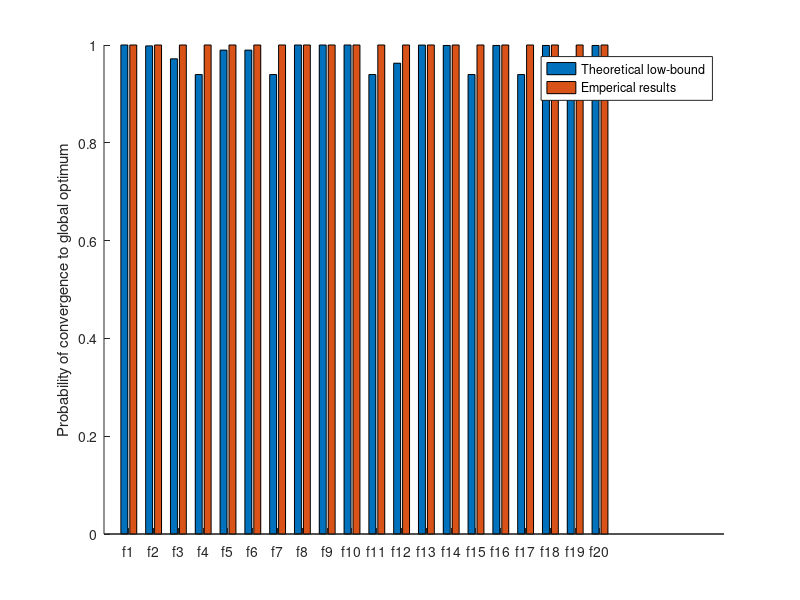

The MATLAB source for this figure:
close all
se1 = [15	20	4.91165049884953e-14	16	2;
50 200	1.36403148198268e-13	4	2;
2  20	7.16591917453260e-15	4	3;
60 3	0.000223856820195165	2	2;   
3  20	3.64795165236133e-15	3	2;
0.2 80	7.00947854226503e-14	3	2;
0.1 70	4.37189189473434e-14	2	2;  
5  20	5.16768246692093e-10	3	1;
15 20	0.000310413446927976	19	4;
0.2 200	1.10972355754648e-13	7	2;
25 3	1.22080433768218e-15	2	2;
1  120	4.82694782496912e-14	7	5;
1 50	5.13656453652931e-05	40	12;
120 20	8.41831770810180e-14	2	1;
35  3	5.02120842330479e-15	2	2;
1  11	4.66166928437654e-15	2	1;
1e3 3	9.23746879619637e-13	2	2;
2   3	1.40276526187604e-16	2	1;
220 20	7.75683138748747e-13	2	2;
15 20	3.63917244158412e-16	2	1;
];

delta_f = se1(:,1); 
M=se1(:,2);
de=se1(:,3); 
s_all = se1(:,4); 
r = se1(:,5); 
epsilon = 1 * r./exp(3.5*s_all./r);
% de_s=(M-s_all).*de;
de_s=de;
f=(1-epsilon).*2/pi.*atan(delta_f./de_s); 
% figure
% plot(repmat(1,1,20),'r-o')
% hold on
% plot(f,'b-*')
% ylim([0.5,1])
% set(gca,'xTick',[1:20]);
% set(gca,'xTickLabel',{'Ackley','Griewank','Hybrid Composition 1','Hybrid Composition 3' ,'Levy', 'Non-continuous Rastrigin','Rastrigin','Rosenbrock','Rotated Ackley','Rotated Griewank','Rotated Non-continuous Rastrigin','Rotated Rastrigin','Rotated Weierstrass','Schwefel','Shifted Levy','Shifted Rastrigin','Shifted Sphere','Shifted weierstrass','Spheref','Weierstrass'});

figure
prac=ones(1,20);
for i=1:20
    prob(i,:)=[f(i),prac(i)];
end
b=bar(prob);
ylim([0,1]);
ch = get(b,'children');
x=1:20;
set(gca,'XTick',x,'XTickLabel',{'f1','f2','f3','f4','f5','f6','f7','f8','f9','f10','f11','f12','f13','f14','f15','f16','f17','f18','f19','f20'});
legend('Theoretical low-bound','Emperical results');
ylabel('Probability of convergence to global optimum');
box off;

% theo=[1,0.998176236,0.971789312,0.939603001,0.989504963,0.989504963,...
%     0.939605233,0.999972463,0.999986585,0.99999043,0.939605233,...
%     0.962767085,0.999864404,0.999088118,0.939605233,0.999088118,...
% 0.939605233,0.999088118,0.939605233,0.999088118]
% 
% 
% prac=ones(1,20);
% for i=1:20
%     prob(i,:)=[theo(i),prac(i)];
% end
% figure
% b=bar(prob);
% ylim([0.5,1]);
% ch = get(b,'children');
% set(gca,'XTickLabel',{'f1','f2','f3','f4','f5','f6','f7','f8','f9','f10','f11','f12','f13','f14','f15','f16','f17','f18','f19','f20'});
% legend('Theoretical low-bound','Emperical results');
% ylabel('Probability of convergence to global optimum');
% box off;